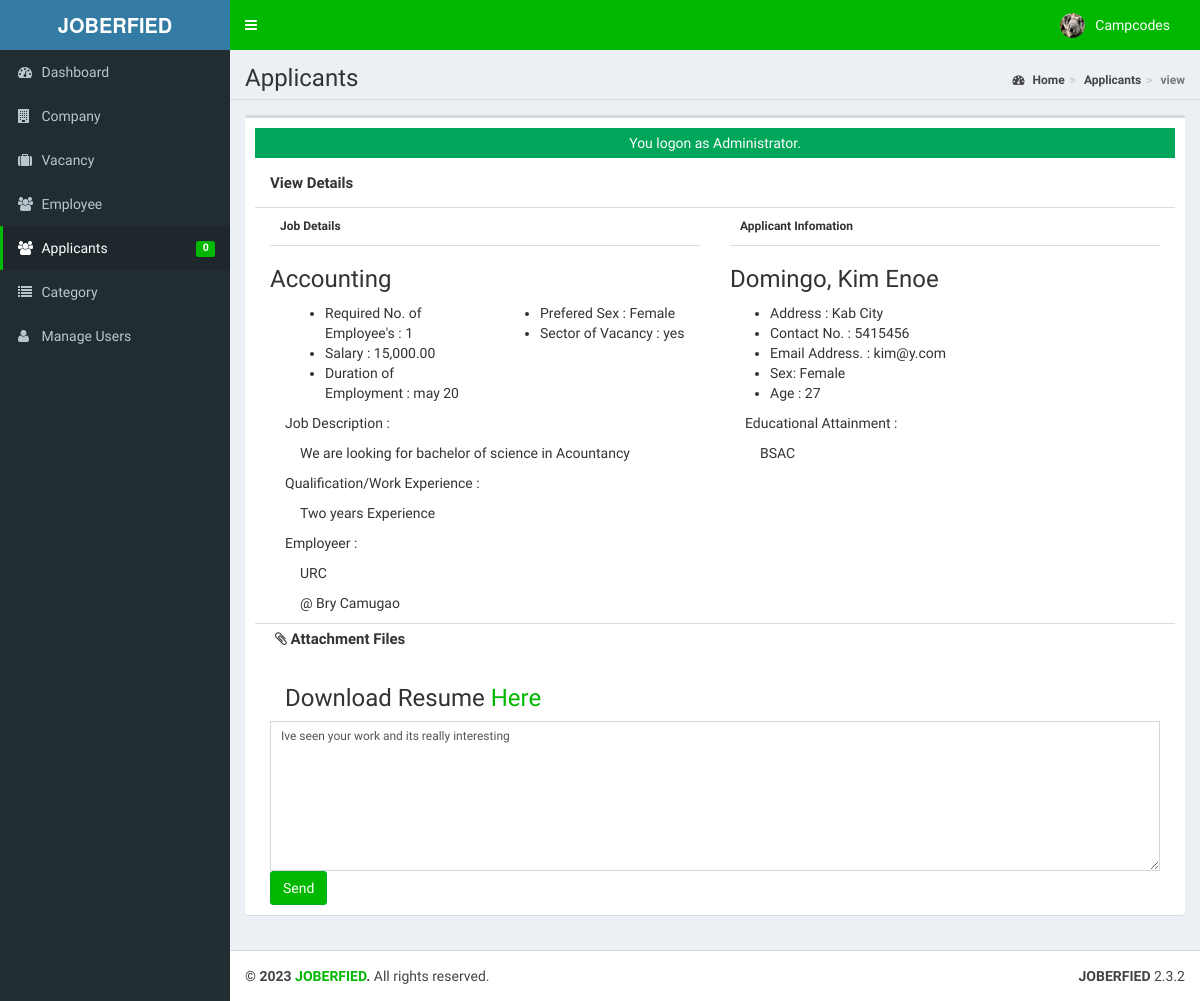
The app's page /admin/applicants/index.php?view=view&id=1 (signed in) with its own data.
### tables this page shows
CREATE TABLE `tblusers` (
  `USERID` varchar(30) NOT NULL,
  `FULLNAME` varchar(40) NOT NULL,
  `USERNAME` varchar(90) NOT NULL,
  `PASS` varchar(90) NOT NULL,
  `ROLE` varchar(30) NOT NULL,
  `PICLOCATION` varchar(255) NOT NULL
);

CREATE TABLE `tbljob` (
  `JOBID` int(11) NOT NULL,
  `COMPANYID` int(11) NOT NULL,
  `CATEGORY` varchar(250) NOT NULL,
  `OCCUPATIONTITLE` varchar(90) NOT NULL,
  `REQ_NO_EMPLOYEES` int(11) NOT NULL,
  `SALARIES` double NOT NULL,
  `DURATION_EMPLOYEMENT` varchar(90) NOT NULL,
  `QUALIFICATION_WORKEXPERIENCE` text NOT NULL,
  `JOBDESCRIPTION` text NOT NULL,
  `PREFEREDSEX` varchar(30) NOT NULL,
  `SECTOR_VACANCY` text NOT NULL,
  `JOBSTATUS` varchar(30) NOT NULL,
  `DATEPOSTED` datetime NOT NULL
);

CREATE TABLE `tblcompany` (
  `COMPANYID` int(11) NOT NULL,
  `COMPANYNAME` varchar(90) NOT NULL,
  `COMPANYADDRESS` varchar(90) NOT NULL,
  `COMPANYCONTACTNO` varchar(30) NOT NULL,
  `COMPANYSTATUS` varchar(90) NOT NULL,
  `COMPANYMISSION` text NOT NULL
);

CREATE TABLE `tblapplicants` (
  `APPLICANTID` int(11) NOT NULL,
  `FNAME` varchar(90) NOT NULL,
  `LNAME` varchar(90) NOT NULL,
  `MNAME` varchar(90) NOT NULL,
  `ADDRESS` varchar(255) NOT NULL,
  `SEX` varchar(11) NOT NULL,
  `CIVILSTATUS` varchar(30) NOT NULL,
  `BIRTHDATE` date NOT NULL,
  `BIRTHPLACE` varchar(255) NOT NULL,
  `AGE` int(2) NOT NULL,
  `USERNAME` varchar(90) NOT NULL,
  `PASS` varchar(90) NOT NULL,
  `EMAILADDRESS` varchar(90) NOT NULL,
  `CONTACTNO` varchar(90) NOT NULL,
  `DEGREE` text NOT NULL,
  `APPLICANTPHOTO` varchar(255) NOT NULL,
  `NATIONALID` varchar(255) NOT NULL
);

CREATE TABLE `tbljobregistration` (
  `REGISTRATIONID` int(11) NOT NULL,
  `COMPANYID` int(11) NOT NULL,
  `JOBID` int(11) NOT NULL,
  `APPLICANTID` int(11) NOT NULL,
  `APPLICANT` varchar(90) NOT NULL,
  `REGISTRATIONDATE` date NOT NULL,
  `REMARKS` varchar(255) NOT NULL DEFAULT 'Pending',
  `FILEID` varchar(30) DEFAULT NULL,
  `PENDINGAPPLICATION` tinyint(1) NOT NULL DEFAULT 1,
  `HVIEW` tinyint(1) NOT NULL DEFAULT 1,
  `DATETIMEAPPROVED` datetime NOT NULL
);

### admin/applicants/index.php (called while the page is built, shortened)
<?php
require_once("../../include/initialize.php");
 $title="Applicants";
require_once ("../theme/templates.php");
?>

### include/database.php (called while the page is built, shortened)
<?php
class Database {
	var $sql_string = '';
	private $conn;
	public function open_connection() {
		$this->conn = mysqli_connect(server,user,pass);
		if(!$this->conn){
			echo "Problem in database connection! Contact administrator!";
			exit();
		}else{
			$db_select = mysqli_select_db($this->conn,database_name);
		}
	}
	function setQuery($sql='') {
		$this->sql_string=$sql;
	}
	function executeQuery() {
		$result = mysqli_query($this->conn,$this->sql_string);
		return $result;
	}
	private function confirm_query($result) {
		return $result;
	}
	function loadSingleResult() {
		$cur = $this->executeQuery();
		while ($row = mysqli_fetch_object($cur)) {
		return $data = $row;
		}
	}
}
$mydb = new Database();
?>

### include/accounts.php (called while the page is built, shortened)
<?php
require_once(LIB_PATH.DS.'database.php');
class User {
	protected static  $tblname = "tblusers";
	function single_user($id=""){
			global $mydb;
			$mydb->setQuery("SELECT * FROM ".self::$tblname."
				Where USERID= '{$id}' LIMIT 1");
			$cur = $mydb->loadSingleResult();
			return $cur;
	}
}
?>

### include/function.php (called while the page is built, shortened)
<?php
function currentpage(){
		$this_page = $_SERVER['SCRIPT_NAME'];
	    $bits = explode('/',$this_page);
		 return $bits[3];
	}
		?>

### include/jobregistration.php (called while the page is built, shortened)
<?php
require_once(LIB_PATH.DS.'database.php');
class JobRegistration {
	protected static  $tblname = "tbljobregistration";
	function single_jobregistration($id=""){
			global $mydb;
			$mydb->setQuery("SELECT * FROM ".self::$tblname."
				Where REGISTRATIONID= '{$id}' LIMIT 1");
			$cur = $mydb->loadSingleResult();
			return $cur;
	}
}
?>

### include/job.php (called while the page is built, shortened)
<?php
require_once(LIB_PATH.DS.'database.php');
class Jobs {
	protected static  $tblname = "tbljob";
	function single_job($id=""){
			global $mydb;
			$mydb->setQuery("SELECT * FROM ".self::$tblname."
				Where JOBID= '{$id}' LIMIT 1");
			$cur = $mydb->loadSingleResult();
			return $cur;
	}
}
?>

### include/companies.php (called while the page is built, shortened)
<?php
require_once(LIB_PATH.DS.'database.php');
class Company {
	protected static  $tblname = "tblcompany";
	function single_company($id=""){
			global $mydb;
			$mydb->setQuery("SELECT * FROM ".self::$tblname."
				Where COMPANYID= '{$id}' LIMIT 1");
			$cur = $mydb->loadSingleResult();
			return $cur;
	}
}
?>

### include/applicant.php (called while the page is built, shortened)
<?php
require_once(LIB_PATH.DS.'database.php');
class Applicants {
	protected static  $tblname = "tblapplicants";
	function single_applicant($id=""){
			global $mydb;
			$mydb->setQuery("SELECT * FROM ".self::$tblname."
				Where APPLICANTID= '{$id}' LIMIT 1");
			$cur = $mydb->loadSingleResult();
			return $cur;
	}
}
?>

### admin/applicants/view.php (the view, shortened to what this page needs)
<?php
global $mydb;
	$red_id = isset($_GET['id']) ? $_GET['id'] : '';
	$jobregistration = New JobRegistration();
	$jobreg = $jobregistration->single_jobregistration($red_id);
	$applicant = new Applicants();
	$appl = $applicant->single_applicant($jobreg->APPLICANTID);
	$jobvacancy = New Jobs();
	$job = $jobvacancy->single_job($jobreg->JOBID);
	$company = new Company();
	$comp = $company->single_company($jobreg->COMPANYID);
	$sql = "SELECT * FROM `tblattachmentfile` WHERE `FILEID`=" .$jobreg->FILEID;
	$mydb->setQuery($sql);
	$attachmentfile = $mydb->loadSingleResult();
?>
<form action="controller.php?action=approve" method="POST">
<div class="col-sm-12 content-header" style="">View Details</div>
<div class="col-sm-6 content-body" >
	<p>Job Details</p>
	<h3><?php echo $job->OCCUPATIONTITLE; ?></h3>
	<div class="col-sm-6">
		<ul>
            <li><i class="fp-ht-bed"></i>Required No. of Employee's : <?php echo $job->REQ_NO_EMPLOYEES; ?></li>
            <li><i class="fp-ht-food"></i>Salary : <?php echo number_format($job->SALARIES,2);  ?></li>
            <li><i class="fa fa-sun-"></i>Duration of Employment : <?php echo $job->DURATION_EMPLOYEMENT; ?></li>
        </ul>
	</div>
	<div class="col-sm-6">
		<ul>
            <li><i class="fp-ht-tv"></i>Prefered Sex : <?php echo $job->PREFEREDSEX; ?></li>
            <li><i class="fp-ht-computer"></i>Sector of Vacancy : <?php echo $job->SECTOR_VACANCY; ?></li>
        </ul>
	</div>
	<div class="col-sm-12">
		<p>Job Description : </p>
		<p style="margin-left: 15px;"><?php echo $job->JOBDESCRIPTION;?></p>
	</div>
	<div class="col-sm-12">
		<p>Qualification/Work Experience : </p>
		<p style="margin-left: 15px;"><?php echo $job->QUALIFICATION_WORKEXPERIENCE; ?></p>
	</div>
	<div class="col-sm-12">
		<p>Employeer : </p>
		<p style="margin-left: 15px;"><?php echo $comp->COMPANYNAME ; ?></p>
		<p style="margin-left: 15px;">@ <?php echo $comp->COMPANYADDRESS ; ?></p>
	</div>
</div>
<div class="col-sm-6 content-body" >
	<p>Applicant Infomation</p>
	<h3> <?php echo $appl->LNAME. ', ' .$appl->FNAME . ' ' . $appl->MNAME;?></h3>
	<ul>
		<li>Address : <?php echo $appl->ADDRESS; ?></li>
		<li>Contact No. : <?php echo $appl->CONTACTNO;?></li>
		<li>Email Address. : <?php echo $appl->EMAILADDRESS;?></li>
		<li>Sex: <?php echo $appl->SEX;?></li>
		<li>Age : <?php echo $appl->AGE;?></li>
	</ul>
	<div class="col-sm-12">
		<p>Educational Attainment : </p>
		<p style="margin-left: 15px;"><?php echo $appl->DEGREE;?></p>
	</div>
</div>
<div class="col-sm-12 content-footer">
<p><i class="fa fa-paperclip"></i>  Attachment Files</p>
	<div class="col-sm-12 slider">
		 <h3>Download Resume <a href="<?php echo web_root.'applicant/'.$attachmentfile->FILE_LOCATION; ?>">Here</a></h3>
	</div>
    <textarea class="form-control input-sm" name="REMARKS" style="height: 150px; resize: vertical;"><?php echo isset($jobreg->REMARKS) ? $jobreg->REMARKS : ""; ?></textarea>
</div>
<div class="col-sm-12 submitbutton">
    <button type="submit" name="submit" class="btn btn-primary">Send</button>
</div>
</div>

### admin/theme/templates.php (shortened to what this page needs)
<!DOCTYPE html>
<html>
    <head>
        <link rel="stylesheet" href="<?php echo web_root;?>bootstrap/css/bootstrap.min.css">
        <link rel="stylesheet" href="<?php echo web_root;?>plugins/font-awesome/css/font-awesome.min.css">
        <link rel="stylesheet" href="<?php echo web_root;?>dist/css/AdminLTE.min.css">
        <link rel="stylesheet" href="<?php echo web_root;?>dist/css/skins/_all-skins.min.css">
        <link rel="stylesheet" href="<?php echo web_root;?>plugins/iCheck/flat/blue.css">
        <link rel="stylesheet" href="<?php echo web_root;?>plugins/morris/morris.css">
        <link rel="stylesheet" href="<?php echo web_root;?>plugins/jvectormap/jquery-jvectormap-1.2.2.css">
        <link href="<?php echo web_root; ?>plugins/datepicker/bootstrap-datetimepicker.min.css" rel="stylesheet" media="screen">
        <link rel="stylesheet" href="<?php echo web_root;?>plugins/dataTables/jquery.dataTables.min.css">
        <link rel="stylesheet" href="<?php echo web_root;?>plugins/bootstrap-wysihtml5/bootstrap3-wysihtml5.min.css">
    </head>
 <body class="hold-transition skin-blue fixed sidebar-mini">
<div class="wrapper">
  <header class="main-header">
    <a href="<?php echo web_root;?>/admin/" class="logo">
      <span class="logo-lg"><b>JOBERFIED</b></span>
    </a>
    <nav class="navbar navbar-static-top" role="navigation">
      <a href="#" class="sidebar-toggle" data-toggle="offcanvas" role="button">
      </a>
      <div class="navbar-custom-menu">
        <ul class="nav navbar-nav">
          <?php
              $user = New User();
              $singleuser = $user->single_user($_SESSION['ADMIN_USERID']);
          ?>
          <li class="dropdown user user-menu" style="padding-right: 15px;"  >
            <a href="#" class="dropdown-toggle" data-toggle="dropdown">
              <img src="<?php echo web_root.'admin/user/'. $singleuser->PICLOCATION;?>" class="user-image" alt="User Image">
              <span class="hidden-xs"><?php echo $singleuser->FULLNAME; ?></span>
            </a>
          </li>
        </ul>
      </div>
    </nav>
  </header>
  <aside class="main-sidebar">
    <section class="sidebar">
      <ul class="sidebar-menu">
        <li  class="<?php echo (currentpage() == 'index.php') ? "active" : false;?>" >
          <a href="<?php echo web_root ;?>admin/">
            <i class="fa fa-dashboard"></i> <span>Dashboard</span>
          </a>
        </li>
        <li class="<?php echo (currentpage() == 'company') ? "active" : false;?>" >
          <a href="<?php echo web_root ;?>admin/company/">
            <i class="fa fa-building"></i> <span>Company</span>
          </a>
        </li>
        <li class="<?php echo (currentpage() == 'vacancy') ? "active" : false;?>" >
          <a href="<?php echo web_root ;?>admin/vacancy/">
            <i class="fa fa-suitcase"></i> <span>Vacancy</span>
          </a>
        </li>
        <li class="<?php echo (currentpage() == 'employee') ? "active" : false;?>" >
          <a href="<?php echo web_root ;?>admin/employee/">
            <i class="fa fa-users"></i> <span>Employee</span>
          </a>
        </li>
        <li class="<?php echo (currentpage() == 'applicants') ? "active" : false;?>" >
          <a href="<?php echo web_root ;?>admin/applicants/">
            <i class="fa fa-users"></i> <span>Applicants</span>
            <span class="label label-primary pull-right">
              <?php
                $sql = "SELECT count(*) as 'APPL' FROM `tbljobregistration` WHERE `PENDINGAPPLICATION`=1";
                $mydb->setQuery($sql);
                $pending = $mydb->loadSingleResult();
                echo $pending->APPL;
              ?>
            </span>
          </a>
        </li>
        <li class="<?php echo (currentpage() == 'category') ? "active" : false;?>" >
          <a href="<?php echo web_root ;?>admin/category/">
            <i class="fa fa-list"></i> <span>Category</span>
          </a>
        </li>
         <li class="<?php echo (currentpage() == 'user') ? "active" : false;?>">
          <a href="<?php echo web_root; ?>admin/user/">
            <i class="fa fa-user"></i> <span>Manage Users</span> </a>
        </li>
      </ul>
    </section>
  </aside>
  <div class="content-wrapper">
  <section class="content-header">
      <h1>
        <?php echo isset($title) ? $title : ''; ?>
      </h1>
      <ol class="breadcrumb">
        <?php
          if ($title!='Home') {
            $active_title = '';
            if (isset($_GET['view'])) {
              $active_title = '<li class='.$active_title.'><a href="index.php">'.$title.'</a></li>';
            }else{
              $active_title = '<li class='.$active_title.'>'.$title.'</li>';
            }
            echo '<li><a href='.web_root.'admin/><i class="fa fa-dashboard"></i> Home</a></li>';
            echo  $active_title;
            echo  isset($_GET['view']) ? '<li class="active">'.$_GET['view'].'</li>' : '';
          }
        ?>
      </ol>
    </section>
         <section class="content">
          <div class="row">
            <div class="col-xs-12">
              <div class="box">
                <div class="box-body">
              <?php
               require_once $content;
               ?>
             </div>
             </div>
           </div>
         </div>
 </div>
  <footer class="main-footer">
    <div class="pull-right hidden-xs">
      <b>JOBERFIED</b> 2.3.2
    </div>
    <strong> &copy; 2023 <a href="#">JOBERFIED</a>.</strong> All rights
    reserved.
  </footer>
    </body>
</html>

### admin/applicants/view.php (style rules this page uses)
.content-header { min-height: 50px; border-bottom: 1px solid #ddd; font-size: 15px; font-weight: bold; }
.content-body { min-height: 350px; }
.content-body >p { padding:10px; font-size: 12px; font-weight: bold; border-bottom: 1px solid #ddd; }
.content-footer { min-height: 100px; border-top: 1px solid #ddd; }
.content-footer > p { padding:5px; font-size: 15px; font-weight: bold; }
.content-footer textarea { width: 100%; height: 200px; }

### records on screen
tblusers: PICLOCATION (picture), FULLNAME "Campcodes"
tbljob: OCCUPATIONTITLE "Accounting", REQ_NO_EMPLOYEES "1", SALARIES "15,000.00", DURATION_EMPLOYEMENT "may 20", PREFEREDSEX "Female", SECTOR_VACANCY "yes", JOBDESCRIPTION "We are looking for bachelor of science in Acountancy", QUALIFICATION_WORKEXPERIENCE "Two years Experience"
tblcompany: COMPANYNAME "URC", COMPANYADDRESS "Bry Camugao"
tblapplicants: LNAME "Domingo", FNAME "Kim", MNAME "Enoe", ADDRESS "Kab City", CONTACTNO "5415456", EMAILADDRESS "kim@y.com", SEX "Female", AGE "27", DEGREE "BSAC"
tbljobregistration: REMARKS "Ive seen your work and its really interesting"

### other values on screen
$pending->APPL "0"
$title "Applicants"
$_GET['view'] "view"
$_SESSION['message'] "You logon as Administrator."
